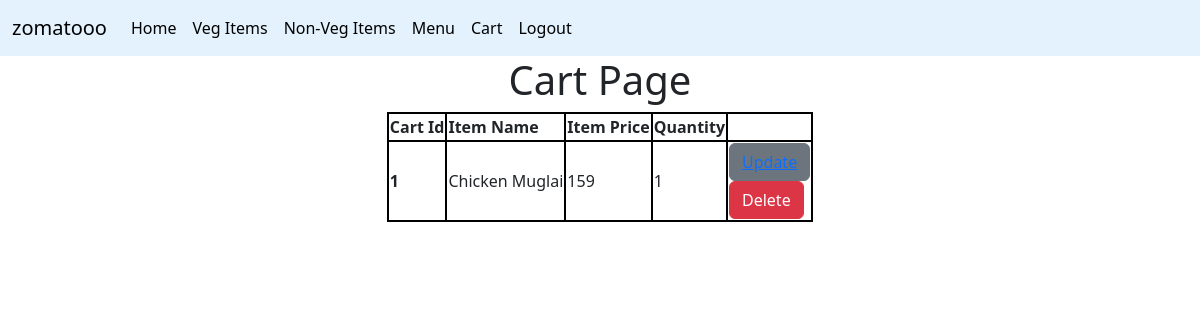
Screenshot of /customer/cart (signed in) with the database file from the repository.
### customer/models.py (models this page shows, shortened)
class Cart(models.Model):
    cart_id=models.ForeignKey(User, on_delete=models.CASCADE)
    name=models.CharField( max_length=50)
    price=models.IntegerField()
    qty=models.IntegerField()

### customer/views.py (the view)
# urls.py: path('cart',cart,name='cart'),
def cart(request):
    CO = Cart.objects.all()
    un = request.session['username']
    CCI = list(filter(lambda i: i.cart_id.username == un, CO))
    d = {'items':CCI}
    return render(request,'cart.html',d)

### templates/cart.html (shortened to what this page needs)
{% extends "base.html" %}
{% block body %}
<center>
    <h1>Cart Page</h1>
    <table>
        <thead>
            <tr>
                <th scope="col">Cart Id</th>
                <th scope="col">Item Name</th>
                <th scope="col">Item Price</th>
                <th scope="col">Quantity</th>
            </tr>
        </thead>
        {% for item in items %}
        <tbody>
            <th scope="row">{{forloop.counter}}</th>
            <td>{{item.name}}</td>
            <td>{{item.price}}</td>
            <td>{{item.qty}}</td>
            <td>
                <button class="btn btn-secondary"><a href="">Update</a></button>
                <form action="" method="post">
                    <button type="submit" class="btn btn-danger">Delete</button>
                </form>
            </td>
        </tbody>
        {% endfor %}
    </table>
</center>
{% endblock body %}

### templates/base.html (style rules this page uses)
table,td,th,tr { border: 2px solid black; }

### rows the page displays
Cart: name "Chicken Muglai", price "159", qty "1"
